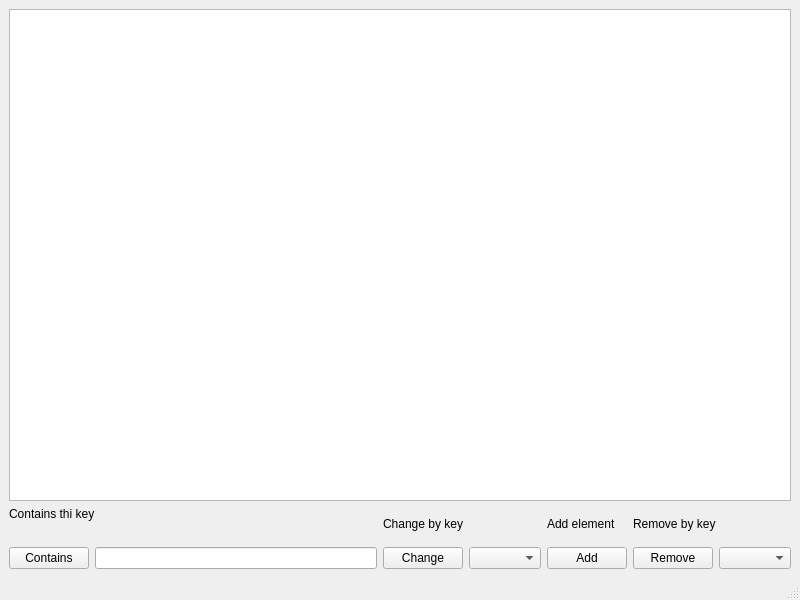
<?xml version="1.0" encoding="UTF-8"?>
<ui version="4.0">
 <class>MainWindow</class>
 <widget class="QMainWindow" name="MainWindow">
  <property name="geometry">
   <rect>
    <x>0</x>
    <y>0</y>
    <width>800</width>
    <height>600</height>
   </rect>
  </property>
  <property name="windowTitle">
   <string>MainWindow</string>
  </property>
  <widget class="QWidget" name="centralwidget">
   <layout class="QVBoxLayout" name="verticalLayout">
    <item>
     <widget class="QListWidget" name="listWidget"/>
    </item>
    <item>
     <layout class="QHBoxLayout" name="horizontalLayout_3">
      <item>
       <layout class="QVBoxLayout" name="verticalLayout_6">
        <item>
         <widget class="QLabel" name="label_5">
          <property name="text">
           <string>Contains thi key</string>
          </property>
         </widget>
        </item>
        <item>
         <widget class="QLabel" name="contains">
          <property name="text">
           <string/>
          </property>
          <property name="alignment">
           <set>Qt::AlignCenter</set>
          </property>
         </widget>
        </item>
        <item>
         <layout class="QHBoxLayout" name="horizontalLayout_4">
          <item>
           <widget class="QPushButton" name="pushButton_5">
            <property name="text">
             <string>Contains</string>
            </property>
           </widget>
          </item>
          <item>
           <widget class="QLineEdit" name="containsKey"/>
          </item>
         </layout>
        </item>
       </layout>
      </item>
      <item>
       <layout class="QVBoxLayout" name="verticalLayout_4">
        <item>
         <widget class="QLabel" name="label_4">
          <property name="text">
           <string>Change by key</string>
          </property>
         </widget>
        </item>
        <item>
         <layout class="QHBoxLayout" name="horizontalLayout_2">
          <item>
           <widget class="QPushButton" name="pushButton_4">
            <property name="text">
             <string>Change</string>
            </property>
           </widget>
          </item>
          <item>
           <widget class="QComboBox" name="editBox"/>
          </item>
         </layout>
        </item>
       </layout>
      </item>
      <item>
       <layout class="QVBoxLayout" name="verticalLayout_2">
        <item>
         <widget class="QLabel" name="label_2">
          <property name="text">
           <string>Add element</string>
          </property>
         </widget>
        </item>
        <item>
         <widget class="QPushButton" name="pushButton_2">
          <property name="text">
           <string>Add</string>
          </property>
         </widget>
        </item>
       </layout>
      </item>
      <item>
       <layout class="QVBoxLayout" name="verticalLayout_3">
        <item>
         <widget class="QLabel" name="label_3">
          <property name="text">
           <string>Remove by key</string>
          </property>
         </widget>
        </item>
        <item>
         <layout class="QHBoxLayout" name="horizontalLayout">
          <item>
           <widget class="QPushButton" name="pushButton_3">
            <property name="text">
             <string>Remove</string>
            </property>
           </widget>
          </item>
          <item>
           <widget class="QComboBox" name="deleteBox"/>
          </item>
         </layout>
        </item>
       </layout>
      </item>
     </layout>
    </item>
   </layout>
  </widget>
  <widget class="QMenuBar" name="menubar">
   <property name="geometry">
    <rect>
     <x>0</x>
     <y>0</y>
     <width>800</width>
     <height>25</height>
    </rect>
   </property>
  </widget>
  <widget class="QStatusBar" name="statusbar"/>
 </widget>
 <resources/>
 <connections/>
</ui>
